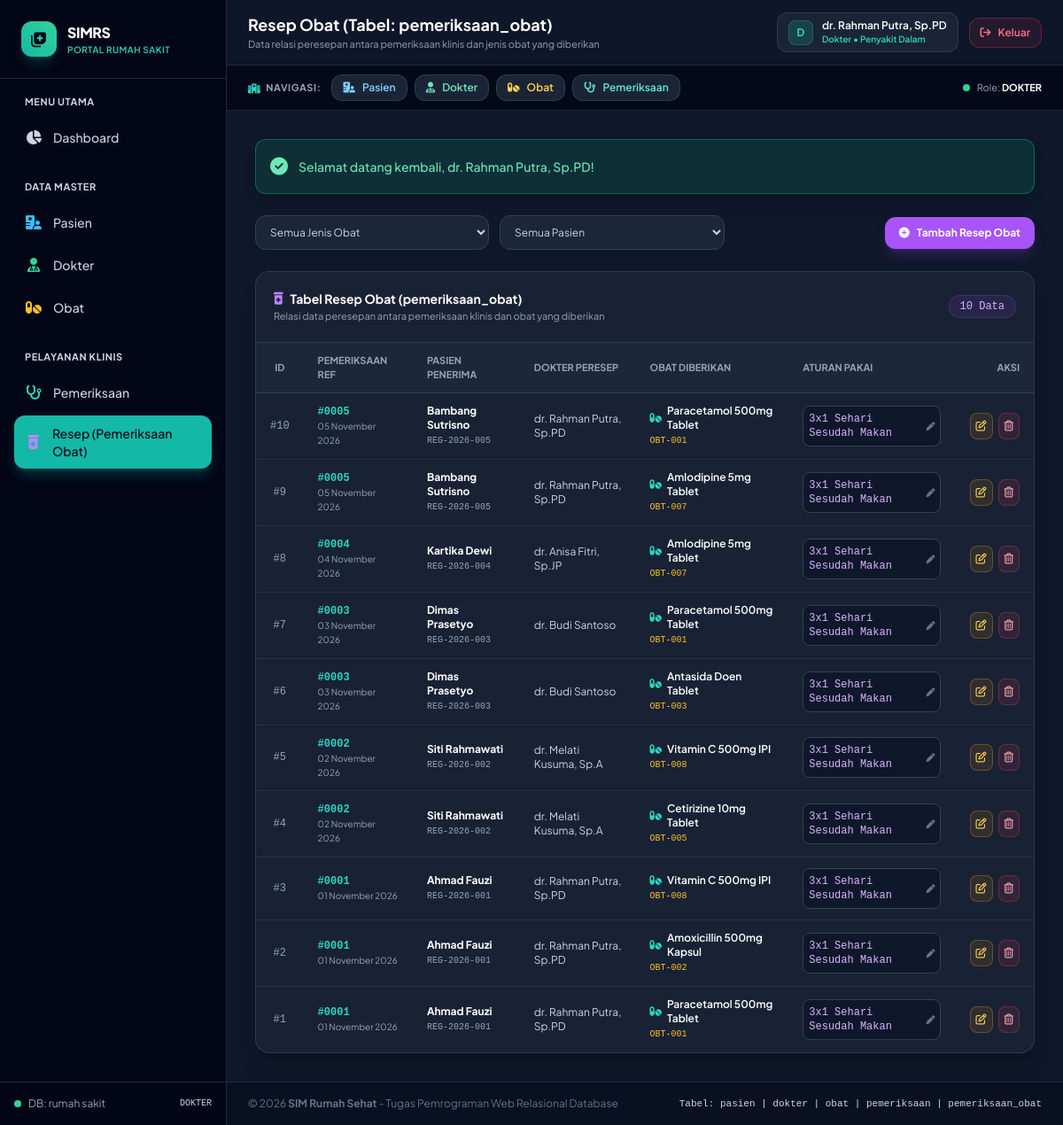
/tugas_obat/resep.php (signed in), run on the app's committed database.
### tables this page shows
CREATE TABLE `pemeriksaan_obat` (
  `id` int(5) NOT NULL AUTO_INCREMENT,
  `id_pemeriksaan` int(5) NOT NULL,
  `id_id_obat` int(5) NOT NULL,
  `aturan_pakai` varchar(255) NOT NULL DEFAULT '3x1 Sehari Sesudah Makan',
  PRIMARY KEY (`id`),
  KEY `id_pemeriksaan` (`id_pemeriksaan`),
  KEY `id_id_obat` (`id_id_obat`),
  CONSTRAINT `fk_pemeriksaan_obat_pemeriksaan` FOREIGN KEY (`id_pemeriksaan`) REFERENCES `pemeriksaan` (`id`) ON DELETE CASCADE ON UPDATE CASCADE,
  CONSTRAINT `fk_pemeriksaan_obat_obat` FOREIGN KEY (`id_id_obat`) REFERENCES `obat` (`id`) ON DELETE CASCADE ON UPDATE CASCADE
);

CREATE TABLE `pemeriksaan` (
  `id` int(5) NOT NULL AUTO_INCREMENT,
  `id_pasien` int(5) NOT NULL,
  `id_dokter` int(5) NOT NULL,
  `tgl_periksa` date NOT NULL,
  `keluhan` varchar(255) NOT NULL,
  `tensi_darah` varchar(255) NOT NULL,
  PRIMARY KEY (`id`),
  KEY `id_pasien` (`id_pasien`),
  KEY `id_dokter` (`id_dokter`),
  CONSTRAINT `fk_pemeriksaan_pasien` FOREIGN KEY (`id_pasien`) REFERENCES `pasien` (`id`) ON DELETE CASCADE ON UPDATE CASCADE,
  CONSTRAINT `fk_pemeriksaan_dokter` FOREIGN KEY (`id_dokter`) REFERENCES `dokter` (`id`) ON DELETE CASCADE ON UPDATE CASCADE
);

CREATE TABLE `pasien` (
  `id` int(5) NOT NULL AUTO_INCREMENT,
  `no_registrasi` varchar(255) NOT NULL,
  `nama_pasien` varchar(255) NOT NULL,
  `alamat` varchar(255) NOT NULL,
  `tgl_lahir` date NOT NULL,
  `keluhan` varchar(255) NOT NULL DEFAULT '',
  `tensi_darah` varchar(255) NOT NULL DEFAULT '',
  PRIMARY KEY (`id`)
);

CREATE TABLE `dokter` (
  `id` int(5) NOT NULL AUTO_INCREMENT,
  `username` varchar(255) NOT NULL,
  `password` varchar(255) NOT NULL,
  `nama_dokter` varchar(255) NOT NULL,
  `alamat` varchar(255) NOT NULL,
  `tgl_lahir` date NOT NULL,
  `jenis` varchar(255) NOT NULL,
  `spesialis` varchar(255) NOT NULL,
  PRIMARY KEY (`id`),
  UNIQUE KEY `username` (`username`)
);

CREATE TABLE `obat` (
  `id` int(5) NOT NULL AUTO_INCREMENT,
  `kode_obat` varchar(255) NOT NULL,
  `nama_obat` varchar(255) NOT NULL,
  `frekuensi_peresepan` int(11) NOT NULL DEFAULT 0,
  PRIMARY KEY (`id`),
  UNIQUE KEY `kode_obat` (`kode_obat`)
);

### tugas_obat/koneksi.php (called while the page is built, shortened)
<?php
function tgl_indo($tanggal) {
    $bulan = [
        1 => 'Januari', 'Februari', 'Maret', 'April', 'Mei', 'Juni',
        'Juli', 'Agustus', 'September', 'Oktober', 'November', 'Desember'
    ];
    $pecahkan = explode('-', $tanggal);
    return $pecahkan[2] . ' ' . $bulan[(int)$pecahkan[1]] . ' ' . $pecahkan[0];
}
?>

### tugas_obat/resep.php (the view, shortened to what this page needs)
<?php
include __DIR__ . '/header.php';
$where_sql = "";
$query = "
    SELECT
        po.id AS id_pemeriksaan_obat,
        po.id_pemeriksaan,
        po.id_id_obat,
        po.aturan_pakai,
        o.kode_obat,
        o.nama_obat,
        p.tgl_periksa,
        p.tensi_darah,
        pas.id AS id_pasien,
        pas.nama_pasien,
        pas.no_registrasi,
        dok.nama_dokter
    FROM pemeriksaan_obat po
    JOIN pemeriksaan p ON po.id_pemeriksaan = p.id
    JOIN obat o ON po.id_id_obat = o.id
    JOIN pasien pas ON p.id_pasien = pas.id
    JOIN dokter dok ON p.id_dokter = dok.id
    $where_sql
    ORDER BY po.id DESC
";
$result = mysqli_query($koneksi, $query);
?>
<div class="space-y-6">
    <div class="flex flex-col lg:flex-row items-stretch lg:items-center justify-between gap-4">
        <form method="GET" action="resep.php" class="flex flex-wrap items-center gap-3 flex-1">
            <select name="obat" onchange="this.form.submit()"
                    class="py-2.5 px-3 bg-slate-800/90 border border-slate-700 rounded-xl text-slate-300 text-xs focus:ring-2 focus:ring-purple-500 focus:outline-none">
                <option value="">Semua Jenis Obat</option>
            </select>
            <select name="pasien" onchange="this.form.submit()"
                    class="py-2.5 px-3 bg-slate-800/90 border border-slate-700 rounded-xl text-slate-300 text-xs focus:ring-2 focus:ring-purple-500 focus:outline-none">
                <option value="">Semua Pasien</option>
            </select>
        </form>
        <button onclick="openModalTambahResep()"
                class="px-4 py-2.5 bg-purple-500 hover:bg-purple-600 text-white font-bold rounded-xl shadow-lg shadow-purple-500/20 text-xs flex items-center justify-center gap-2 transition-all">
            <i class="fa-solid fa-plus-circle"></i>
            <span>Tambah Resep Obat</span>
        </button>
    </div>
    <div class="bg-slate-800/70 border border-slate-700/80 rounded-2xl overflow-hidden shadow-xl">
        <div class="p-5 border-b border-slate-700/80 flex items-center justify-between">
            <div>
                <h3 class="text-sm font-bold text-white flex items-center gap-2">
                    <i class="fa-solid fa-prescription-bottle-medical text-purple-400"></i>
                    <span>Tabel Resep Obat (pemeriksaan_obat)</span>
                </h3>
                <p class="text-[11px] text-slate-400 mt-0.5">Relasi data peresepan antara pemeriksaan klinis dan obat yang diberikan</p>
            </div>
            <span class="text-xs bg-purple-500/10 text-purple-300 border border-purple-500/20 px-3 py-1 rounded-full font-mono">
                <?= mysqli_num_rows($result) ?> Data
            </span>
        </div>
        <div class="overflow-x-auto">
            <table class="w-full text-left text-xs">
                <thead>
                    <tr class="bg-slate-800/90 border-b border-slate-700 text-slate-400 uppercase text-[11px] font-semibold">
                        <th class="py-3 px-4 w-12 text-center">ID</th>
                        <th class="py-3 px-4">Pemeriksaan Ref</th>
                        <th class="py-3 px-4">Pasien Penerima</th>
                        <th class="py-3 px-4">Dokter Peresep</th>
                        <th class="py-3 px-4">Obat Diberikan</th>
                        <th class="py-3 px-4">Aturan Pakai</th>
                        <th class="py-3 px-4 text-right">Aksi</th>
                    </tr>
                </thead>
                <tbody class="divide-y divide-slate-700/50">
                    <?php if (mysqli_num_rows($result) > 0):
                        while ($row = mysqli_fetch_assoc($result)):
                            $aturan_txt = !empty($row['aturan_pakai']) ? $row['aturan_pakai'] : '3x1 Sehari Sesudah Makan';
                    ?>
                        <tr class="hover:bg-slate-750 transition-colors">
                            <td class="py-3 px-4 text-center font-mono text-slate-400">#<?= $row['id_pemeriksaan_obat'] ?></td>
                            <td class="py-3 px-4">
                                <a href="pemeriksaan_detail.php?id=<?= $row['id_pemeriksaan'] ?>" class="text-teal-400 hover:underline font-mono font-bold">
                                    #<?= str_pad($row['id_pemeriksaan'], 4, '0', STR_PAD_LEFT) ?>
                                </a>
                                <div class="text-[10px] text-slate-400"><?= tgl_indo($row['tgl_periksa']) ?></div>
                            </td>
                            <td class="py-3 px-4">
                                <div class="font-bold text-white"><?= htmlspecialchars($row['nama_pasien']) ?></div>
                                <span class="font-mono text-[10px] text-slate-400"><?= htmlspecialchars($row['no_registrasi']) ?></span>
                            </td>
                            <td class="py-3 px-4 text-slate-300">
                                <?= htmlspecialchars($row['nama_dokter']) ?>
                            </td>
                            <td class="py-3 px-4">
                                <div class="font-semibold text-white flex items-center gap-1.5">
                                    <i class="fa-solid fa-pills text-teal-400 text-xs"></i>
                                    <span><?= htmlspecialchars($row['nama_obat']) ?></span>
                                </div>
                                <span class="text-[10px] text-amber-400 font-mono"><?= htmlspecialchars($row['kode_obat']) ?></span>
                            </td>
                            <td class="py-3 px-4">
                                <button type="button"
                                        onclick="openModalEditResep(<?= htmlspecialchars(json_encode([
                                            'id' => $row['id_pemeriksaan_obat'],
                                            'id_pemeriksaan' => $row['id_pemeriksaan'],
                                            'id_id_obat' => $row['id_id_obat'],
                                            'aturan_pakai' => $aturan_txt,
                                            'nama_pasien' => $row['nama_pasien'],
                                            'nama_obat' => $row['nama_obat']
                                        ])) ?>)"
                                        class="text-left group flex items-center gap-2 p-1.5 rounded-lg bg-slate-900 border border-slate-700 hover:border-purple-500 transition-all cursor-pointer">
                                    <span class="text-purple-300 font-mono text-xs"><?= htmlspecialchars($aturan_txt) ?></span>
                                    <i class="fa-solid fa-pen text-[10px] text-slate-500 group-hover:text-purple-400 ml-1"></i>
                                </button>
                            </td>
                            <td class="py-3 px-4 text-right whitespace-nowrap">
                                <div class="inline-flex items-center gap-1.5">
                                    <button onclick="openModalEditResep(<?= htmlspecialchars(json_encode([
                                                'id' => $row['id_pemeriksaan_obat'],
                                                'id_pemeriksaan' => $row['id_pemeriksaan'],
                                                'id_id_obat' => $row['id_id_obat'],
                                                'aturan_pakai' => $aturan_txt,
                                                'nama_pasien' => $row['nama_pasien'],
                                                'nama_obat' => $row['nama_obat']
                                            ])) ?>)"
                                            class="p-1.5 rounded-lg bg-amber-500/10 hover:bg-amber-500/20 text-amber-300 border border-amber-500/30"
                                            title="Edit Resep & Aturan Pakai">
                                        <i class="fa-regular fa-pen-to-square"></i>
                                    </button>
                                    <button onclick="confirmDelete('resep_action.php?aksi=hapus&id=<?= $row['id_pemeriksaan_obat'] ?>', 'Resep <?= htmlspecialchars($row['nama_obat']) ?>')"
                                            class="p-1.5 rounded-lg bg-rose-500/10 hover:bg-rose-500/20 text-rose-300 border border-rose-500/30"
                                            title="Hapus Resep">
                                        <i class="fa-regular fa-trash-can"></i>
                                    </button>
                                </div>
                            </td>
                        </tr>
                    <?php endwhile; ?>
                    <?php endif; ?>
                </tbody>
            </table>
        </div>
    </div>
</div>
<?php include __DIR__ . '/footer.php'; ?>

### tugas_obat/header.php (style rules this page uses)
body { font-family: 'Plus Jakarta Sans', sans-serif; }

### data on the page
pemeriksaan_obat: id "10", id_pemeriksaan "0005", id_pemeriksaan.tgl_periksa "05 November 2026", pasien.nama_pasien "Bambang Sutrisno", pasien.no_registrasi "REG-2026-005", dokter.nama_dokter "dr. Rahman Putra, Sp.PD", id_id_obat.nama_obat "Paracetamol 500mg Tablet", id_id_obat.kode_obat "OBT-001", aturan_pakai "3x1 Sehari Sesudah Makan"
pemeriksaan_obat: id "9", id_pemeriksaan "0005", id_pemeriksaan.tgl_periksa "05 November 2026", pasien.nama_pasien "Bambang Sutrisno", pasien.no_registrasi "REG-2026-005", dokter.nama_dokter "dr. Rahman Putra, Sp.PD", id_id_obat.nama_obat "Amlodipine 5mg Tablet", id_id_obat.kode_obat "OBT-007", aturan_pakai "3x1 Sehari Sesudah Makan"
pemeriksaan_obat: id "8", id_pemeriksaan "0004", id_pemeriksaan.tgl_periksa "04 November 2026", pasien.nama_pasien "Kartika Dewi", pasien.no_registrasi "REG-2026-004", dokter.nama_dokter "dr. Anisa Fitri, Sp.JP", id_id_obat.nama_obat "Amlodipine 5mg Tablet", id_id_obat.kode_obat "OBT-007", aturan_pakai "3x1 Sehari Sesudah Makan"
pemeriksaan_obat: id "7", id_pemeriksaan "0003", id_pemeriksaan.tgl_periksa "03 November 2026", pasien.nama_pasien "Dimas Prasetyo", pasien.no_registrasi "REG-2026-003", dokter.nama_dokter "dr. Budi Santoso", id_id_obat.nama_obat "Paracetamol 500mg Tablet", id_id_obat.kode_obat "OBT-001", aturan_pakai "3x1 Sehari Sesudah Makan"
pemeriksaan_obat: id "6", id_pemeriksaan "0003", id_pemeriksaan.tgl_periksa "03 November 2026", pasien.nama_pasien "Dimas Prasetyo", pasien.no_registrasi "REG-2026-003", dokter.nama_dokter "dr. Budi Santoso", id_id_obat.nama_obat "Antasida Doen Tablet", id_id_obat.kode_obat "OBT-003", aturan_pakai "3x1 Sehari Sesudah Makan"
pemeriksaan_obat: id "5", id_pemeriksaan "0002", id_pemeriksaan.tgl_periksa "02 November 2026", pasien.nama_pasien "Siti Rahmawati", pasien.no_registrasi "REG-2026-002", dokter.nama_dokter "dr. Melati Kusuma, Sp.A", id_id_obat.nama_obat "Vitamin C 500mg IPI", id_id_obat.kode_obat "OBT-008", aturan_pakai "3x1 Sehari Sesudah Makan"
pemeriksaan_obat: id "4", id_pemeriksaan "0002", id_pemeriksaan.tgl_periksa "02 November 2026", pasien.nama_pasien "Siti Rahmawati", pasien.no_registrasi "REG-2026-002", dokter.nama_dokter "dr. Melati Kusuma, Sp.A", id_id_obat.nama_obat "Cetirizine 10mg Tablet", id_id_obat.kode_obat "OBT-005", aturan_pakai "3x1 Sehari Sesudah Makan"
pemeriksaan_obat: id "3", id_pemeriksaan "0001", id_pemeriksaan.tgl_periksa "01 November 2026", pasien.nama_pasien "Ahmad Fauzi", pasien.no_registrasi "REG-2026-001", dokter.nama_dokter "dr. Rahman Putra, Sp.PD", id_id_obat.nama_obat "Vitamin C 500mg IPI", id_id_obat.kode_obat "OBT-008", aturan_pakai "3x1 Sehari Sesudah Makan"
pemeriksaan_obat: id "2", id_pemeriksaan "0001", id_pemeriksaan.tgl_periksa "01 November 2026", pasien.nama_pasien "Ahmad Fauzi", pasien.no_registrasi "REG-2026-001", dokter.nama_dokter "dr. Rahman Putra, Sp.PD", id_id_obat.nama_obat "Amoxicillin 500mg Kapsul", id_id_obat.kode_obat "OBT-002", aturan_pakai "3x1 Sehari Sesudah Makan"
pemeriksaan_obat: id "1", id_pemeriksaan "0001", id_pemeriksaan.tgl_periksa "01 November 2026", pasien.nama_pasien "Ahmad Fauzi", pasien.no_registrasi "REG-2026-001", dokter.nama_dokter "dr. Rahman Putra, Sp.PD", id_id_obat.nama_obat "Paracetamol 500mg Tablet", id_id_obat.kode_obat "OBT-001", aturan_pakai "3x1 Sehari Sesudah Makan"

### other printed values
$user['role'] "DOKTER"
$page_title "Resep Obat (Tabel: pemeriksaan_obat)"
$page_subtitle "Data relasi peresepan antara pemeriksaan klinis dan jenis obat yang diberikan"
substr($user['nama_user'], 0, 1) "D"
$user['nama_user'] "dr. Rahman Putra, Sp.PD"
$role_label "Dokter"
$user['spesialis'] "Penyakit Dalam"
$flash['message'] "Selamat datang kembali, dr. Rahman Putra, Sp.PD!"
mysqli_num_rows($result) "10"
